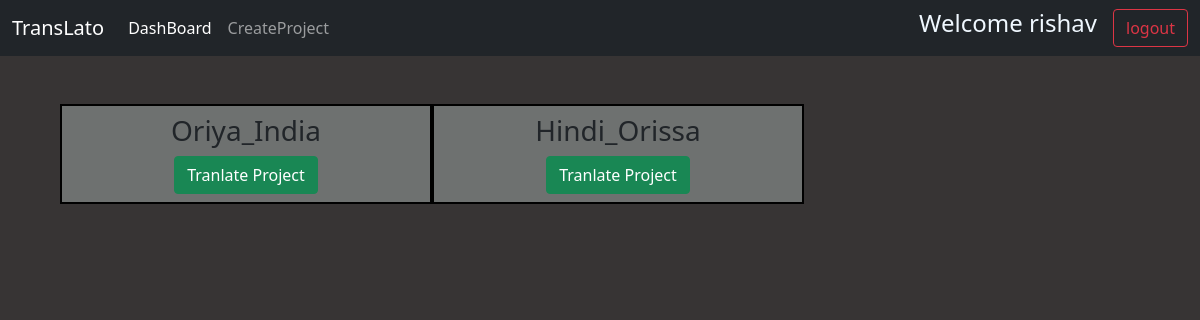
The page / (signed in) on the database its author committed.
### home/models.py (models this page shows, shortened)
class Project(models.Model):
    wiki_title=models.CharField(max_length=120)
    target_lang=models.CharField(max_length=20,choices=LANG_CHOICES,default='Hindi')
    manager=models.ForeignKey(User,on_delete=models.CASCADE,related_name='manager',null=True)
    annotator=models.ForeignKey(User,on_delete=models.CASCADE,related_name='annotator',null=True)

### home/views.py (the view)
# urls.py: path('',views.dashboard,name='dashboard'),
@login_required(login_url='/login')
def dashboard(request):
    projects=Project.objects.all().filter(manager=request.user)|Project.objects.all().filter(annotator=request.user)
    return render(request, 'dashboard.html', {'projects':projects})

### templates/dashboard.html (shortened to what this page needs)
<!doctype html>
<html lang="en">
<head>
    <link href="https://cdn.jsdelivr.net/npm/bootstrap@5.1.3/dist/css/bootstrap.min.css" rel="stylesheet"
>
</head>
<body style="background-color:rgb(55, 52, 52);">
    <nav class="navbar navbar-expand-lg navbar-dark bg-dark">
        <div class="container-fluid">
            <a class="navbar-brand" href="#">TransLato</a>
            <div class="collapse navbar-collapse" id="navbarScroll">
                <ul class="navbar-nav me-auto my-2 my-lg-0 navbar-nav-scroll" style="--bs-scroll-height: 100px;">
                    <li class="nav-item">
                        <a class="nav-link active" aria-current="page" href="/">DashBoard</a>
                    </li>
                    <li class="nav-item">
                        <a class="nav-link" href="/createproject">CreateProject</a>
                    </li>
                </ul>
            </div>
            <div class="d-flex">
                <h4 style="color:aliceblue; margin-right: 16px;">Welcome {{request.user}}</h4>
                <a href="/logout" type="button" class="btn btn-outline-danger">logout</a>
            </div>
        </div>
    </nav>
   <div class="container mx-5 my-5" align="center">
    <div class="container">
        <div class="row row-cols-3">
            {% for project in projects %}
            <div class="col" style="background-color: rgb(110, 113, 112); border: 2px solid rgb(0, 0, 0);">
                <div class="my-2 mx-2" >
                    <h3>{{project.target_lang}}_{{project.wiki_title}}</h3>
                    <a href="/translateproject/{{project.id}}" type="button" class="btn btn-success">Tranlate Project</a>
                </div>
            </div>
            {% endfor %}
        </div>
    </div>
   </div>
</body>
</html>

### rows shown on the page
Project: target_lang "Oriya", wiki_title "India"
Project: target_lang "Hindi", wiki_title "Orissa"

### other values the page prints
{{ request.user }} "rishav"
